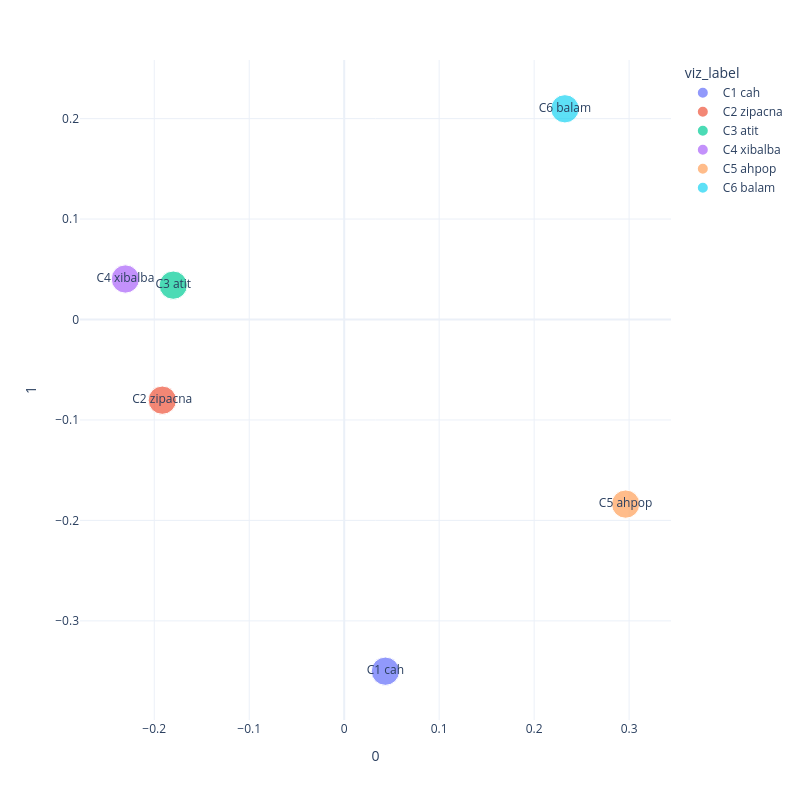

The code cell stored with this chart in its notebook:
### Code cell
px.scatter(X1.reset_index(),
           x=0,
           y=1,
           color='viz_label',
           text='viz_label',
           template=px_template,
           height=800, width=800,
           size=[1 for i in range(len(X1))]
).show()

### Figure 1 — Plotly figure (JSON) as saved in the notebook; plotly's stock layout.template omitted (floating-point values rounded to 4 significant figures)
{"data": [{"hovertemplate": "viz_label=%{text}<br>0=%{x}<br>1=%{y}<br>size=%{marker.size}<extra></extra>", "legendgroup": "C1 cah", "marker": {"color": "#636efa", "size": [1], "sizemode": "area", "sizeref": 0.0025, "symbol": "circle"}, "mode": "markers+text", "name": "C1 cah", "orientation": "v", "showlegend": true, "text": ["C1 cah"], "type": "scatter", "x": [0.04337], "xaxis": "x", "y": [-0.3501], "yaxis": "y"}, {"hovertemplate": "viz_label=%{text}<br>0=%{x}<br>1=%{y}<br>size=%{marker.size}<extra></extra>", "legendgroup": "C2 zipacna", "marker": {"color": "#EF553B", "size": [1], "sizemode": "area", "sizeref": 0.0025, "symbol": "circle"}, "mode": "markers+text", "name": "C2 zipacna", "orientation": "v", "showlegend": true, "text": ["C2 zipacna"], "type": "scatter", "x": [-0.1915], "xaxis": "x", "y": [-0.08029], "yaxis": "y"}, {"hovertemplate": "viz_label=%{text}<br>0=%{x}<br>1=%{y}<br>size=%{marker.size}<extra></extra>", "legendgroup": "C3 atit", "marker": {"color": "#00cc96", "size": [1], "sizemode": "area", "sizeref": 0.0025, "symbol": "circle"}, "mode": "markers+text", "name": "C3 atit", "orientation": "v", "showlegend": true, "text": ["C3 atit"], "type": "scatter", "x": [-0.18], "xaxis": "x", "y": [0.03421], "yaxis": "y"}, {"hovertemplate": "viz_label=%{text}<br>0=%{x}<br>1=%{y}<br>size=%{marker.size}<extra></extra>", "legendgroup": "C4 xibalba", "marker": {"color": "#ab63fa", "size": [1], "sizemode": "area", "sizeref": 0.0025, "symbol": "circle"}, "mode": "markers+text", "name": "C4 xibalba", "orientation": "v", "showlegend": true, "text": ["C4 xibalba"], "type": "scatter", "x": [-0.2304], "xaxis": "x", "y": [0.04033], "yaxis": "y"}, {"hovertemplate": "viz_label=%{text}<br>0=%{x}<br>1=%{y}<br>size=%{marker.size}<extra></extra>", "legendgroup": "C5 ahpop", "marker": {"color": "#FFA15A", "size": [1], "sizemode": "area", "sizeref": 0.0025, "symbol": "circle"}, "mode": "markers+text", "name": "C5 ahpop", "orientation": "v", "showlegend": true, "text": ["C5 ahpop"], "type": "scatter", "x": [0.2964], "xaxis": "x", "y": [-0.1837], "yaxis": "y"}, {"hovertemplate": "viz_label=%{text}<br>0=%{x}<br>1=%{y}<br>size=%{marker.size}<extra></extra>", "legendgroup": "C6 balam", "marker": {"color": "#19d3f3", "size": [1], "sizemode": "area", "sizeref": 0.0025, "symbol": "circle"}, "mode": "markers+text", "name": "C6 balam", "orientation": "v", "showlegend": true, "text": ["C6 balam"], "type": "scatter", "x": [0.2324], "xaxis": "x", "y": [0.2098], "yaxis": "y"}], "layout": {"height": 800, "legend": {"itemsizing": "constant", "title": {"text": "viz_label"}, "tracegroupgap": 0}, "margin": {"t": 60}, "width": 800, "xaxis": {"anchor": "y", "domain": [0, 1], "title": {"text": "0"}}, "yaxis": {"anchor": "x", "domain": [0, 1], "title": {"text": "1"}}}}
